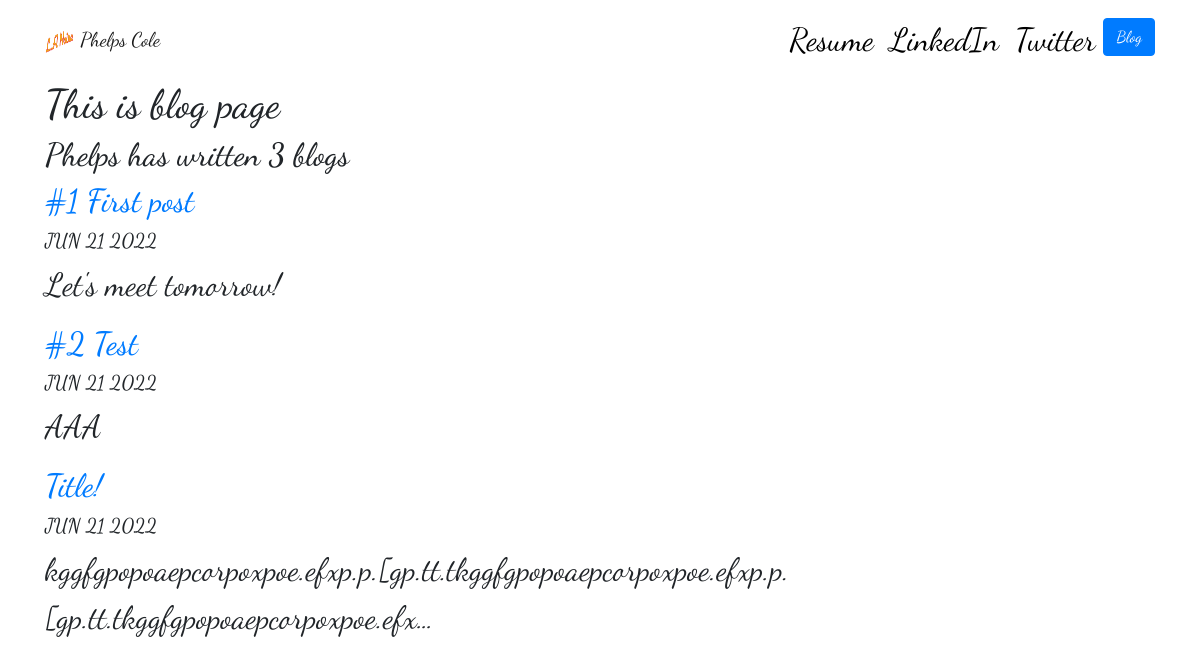
Screenshot of /blog/ with the database file from the repository.
### blog/models.py (models this page shows, shortened)
class Blog(models.Model):
    title = models.CharField(max_length=50)
    date = models.DateField()
    description = models.TextField(max_length=1000)

### blog/views.py (the view)
# urls.py: path('', views.all_blogs, name='all_blogs'),
def all_blogs(request):
    blogs = Blog.objects.order_by('-date')
    return render(request, 'blog/all_blogs.html', {'blogs' : blogs})

### blog/templates/blog/all_blogs.html
{% extends "portfolio/base.html" %}
{% block content %}
<h1>This is blog page</h1>
<h2>Phelps has written {{ blogs.count }} blog{{ blogs.count|pluralize }}</h2>
{% for blog in blogs %}
<a href="{% url 'blog:detail' blog.id%}"><h2>{{ blog.title }}</h2></a>
<h5>{{ blog.date|date:'M d Y'|upper }}</h5>
<p>{{ blog.description|striptags|truncatechars:100 }}</p>
{% endfor %}
{% endblock content %}

### portfolio/static/portfolio/custom.css (style rules this page uses)
body { font-family: 'Dancing Script', cursive; font-size: 2rem; }

### rows the page displays
Blog: title "#1 First post", date "JUN 21 2022", description "Let's meet tomorrow!"
Blog: title "#2 Test", date "JUN 21 2022", description "AAA"
Blog: title "Title!", date "JUN 21 2022", description "kggfgpopoaepcorpoxpoe.efxp.p.[gp.tt.tkggfgpopoaepcorpoxpoe.efxp.p.[gp.tt.tkggfgpopoaepcorpoxpoe.efx…"

### other values shown
{{ blogs.count }} "3"
